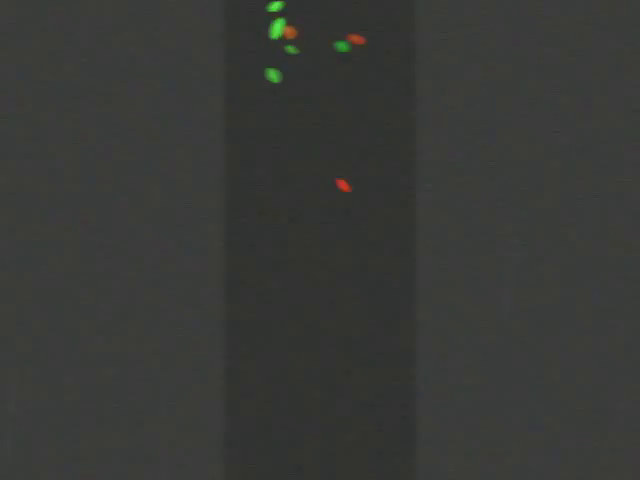
#> input picture frame 36 of Seed Validation/seed_video_falling.mp4, 640 x 480 px
$ python mask_detection.py
#> lines starting #> are read from the running program, lines starting #| are printed output that depends on the picture; after the words box and inside, x2 and y2 are one past the last pixel; in counts of white or black regions, pixels touching at a corner belong together
import cv2
import numpy as np
import requests

VIDEO_PATH = "seed_video_falling.mp4"

API_URL = "http://127.0.0.1:5000/api/seed_event"
TUBE_ID = 1

MIN_AREA = 60
MAX_AREA = 2000
DETECTION_LINE_Y = 350

LOWER_GREEN = np.array([40, 120, 80])
UPPER_GREEN = np.array([80, 255, 255])

cap = cv2.VideoCapture(VIDEO_PATH)

green_count = 0
counted_ids = set()

while True:

    ret, frame = cap.read()
#> frame is the input picture: shape (480, 640, 3); mean B, G, R 55.8, 57.8, 56.6

    if not ret:
        cap.set(cv2.CAP_PROP_POS_FRAMES, 0)
        continue

    blurred = cv2.GaussianBlur(frame, (5, 5), 0)
    hsv = cv2.cvtColor(blurred, cv2.COLOR_BGR2HSV)
#> hsv: shape (480, 640, 3); mean H, S, V 46.7, 10.9, 57.9

    mask = cv2.inRange(hsv, LOWER_GREEN, UPPER_GREEN)
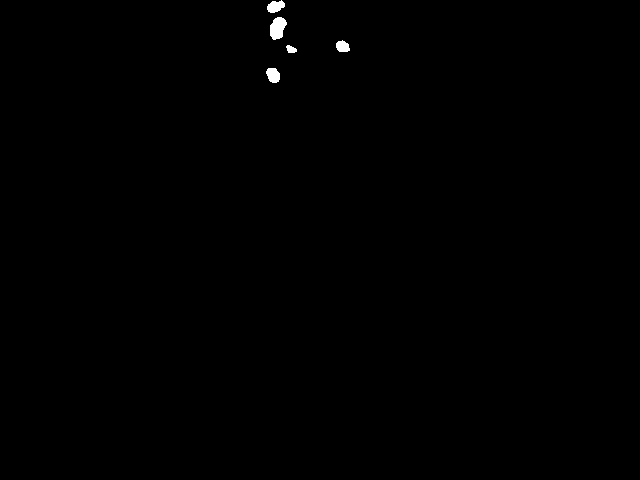
#> mask: shape (480, 640); 0.26% white; 5 white regions, box (x1, y1, x2, y2) and area: (270, 17, 287, 40) 281, (266, 68, 280, 83) 164, (267, 0, 285, 13) 161, (336, 40, 350, 52) 128, (286, 45, 297, 53) 62

    kernel = np.ones((3, 3), np.uint8)

    mask = cv2.morphologyEx(mask, cv2.MORPH_OPEN, kernel)
#> mask: shape (480, 640); 0.26% white; 5 white regions, box (x1, y1, x2, y2) and area: (270, 17, 287, 40) 281, (266, 68, 280, 83) 164, (267, 1, 285, 13) 160, (336, 41, 350, 52) 127, (287, 45, 297, 53) 60
    mask = cv2.morphologyEx(mask, cv2.MORPH_CLOSE, kernel)
#> mask: shape (480, 640); 0.26% white; 5 white regions

    contours, _ = cv2.findContours(mask, cv2.RETR_EXTERNAL, cv2.CHAIN_APPROX_SIMPLE)
#> contours = 5 contours; box (x1, y1, x2, y2) and area: (270, 17, 287, 40) 252, (267, 0, 285, 13) 144, (266, 68, 280, 83) 142, (336, 41, 350, 52) 108, (287, 45, 297, 53) 46

    for cnt in contours:

        area = cv2.contourArea(cnt)

        if area < MIN_AREA or area > MAX_AREA:
            continue

        x, y, w, h = cv2.boundingRect(cnt)

        cv2.rectangle(frame, (x, y), (x + w, y + h), (0, 255, 0), 2)

        if y < DETECTION_LINE_Y < y + h:

            blob_id = (x, y, w, h)

            if blob_id not in counted_ids:

                green_count += 1
                counted_ids.add(blob_id)

                raw_event = {
                    "tube_id": TUBE_ID,
                    "seed_count": 1
                }

                try:
                    requests.post(API_URL, json=raw_event)
                except:
                    pass
#> this loop made 5 passes
#> (area, x, y, w, h) on passes 1, 3, 4, 5: (142.5, 266, 68, 14, 15), (108, 336, 41, 14, 11), (252, 270, 17, 17, 23), (143.5, 267, 0, 18, 13)
#> area on pass 2: 46
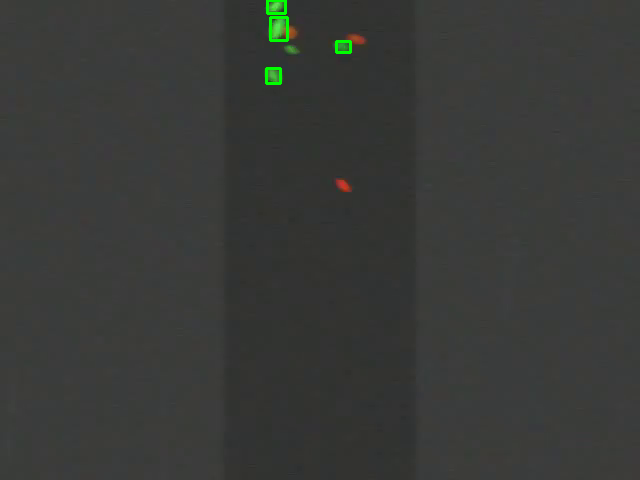
#> frame: shape (480, 640, 3); 0.23% of pixels changed, all inside (x1, y1, x2, y2) = (265, 0, 352, 85)
#> after the loop, counted_ids = 0 items; green_count = 0

    cv2.line(frame, (0, DETECTION_LINE_Y),
             (frame.shape[1], DETECTION_LINE_Y),
             (255, 0, 0), 2)

    cv2.putText(frame,
                f"Green Seeds: {green_count}",
                (20, 40),
                cv2.FONT_HERSHEY_SIMPLEX,
                1,
                (0, 255, 0),
                2)
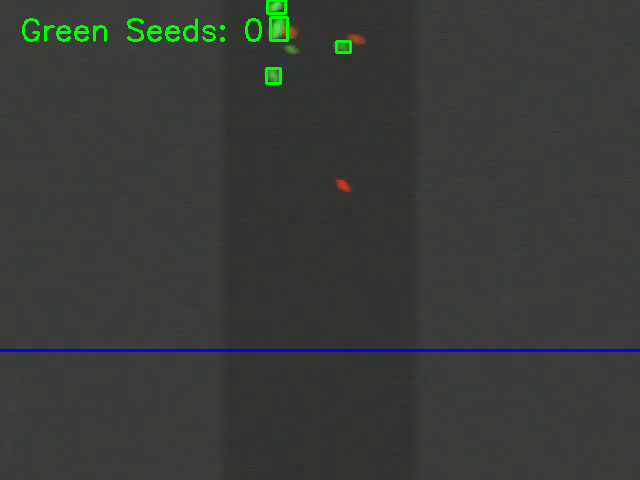
#> frame: shape (480, 640, 3); mean B, G, R 56.6, 58.9, 55.8

    cv2.imshow("Green Seed Detection", frame)
    cv2.imshow("Mask", mask)

    if cv2.waitKey(1) & 0xFF == ord("q"):
#> (key q is pressed here)
        break

cap.release()
cv2.destroyAllWindows()

$ run again, starting later in the video
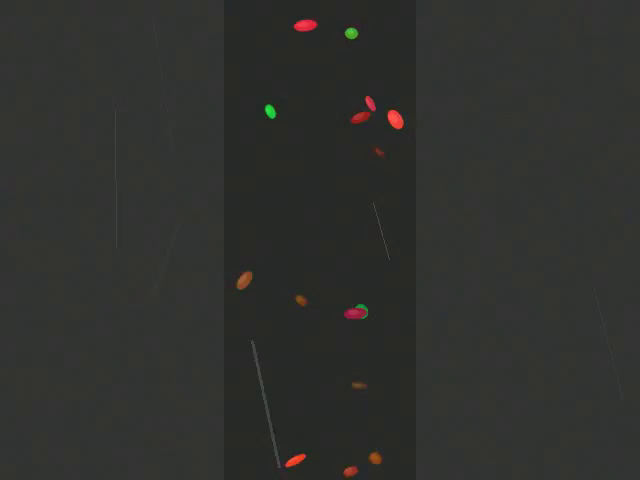
#> input picture frame 162 of Seed Validation/seed_video_falling.mp4, 640 x 480 px
#> frame is the input picture: shape (480, 640, 3); mean B, G, R 46.5, 48.7, 47.9
#> hsv: shape (480, 640, 3); mean H, S, V 49.5, 15, 49.4
#> `mask = cv2.inRange(hsv, LOWER_GREEN, UPPER_GREEN)`:
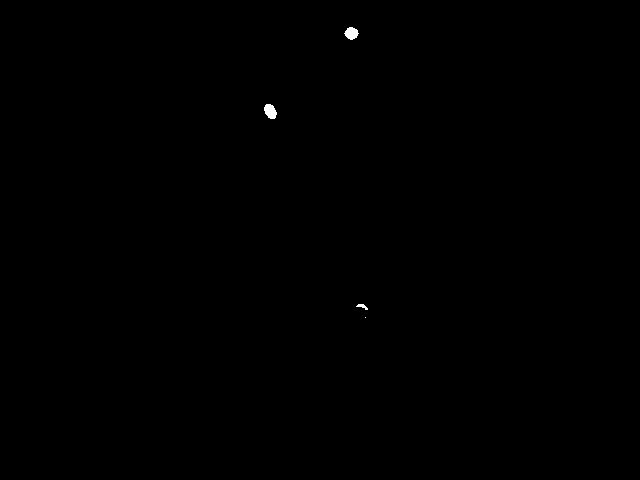
#> mask: shape (480, 640); 0.1% white; 4 white regions (1 under 20 px), largest, box (x1, y1, x2, y2) and area: (264, 104, 277, 119) 142, (344, 27, 359, 40) 132, (356, 304, 368, 310) 35
#> contours = 3 contours, 1 with area under 20; largest, box (x1, y1, x2, y2) and area: (264, 104, 277, 119) 122, (345, 27, 358, 40) 112
#> the loop `for cnt in contours: ` made 3 passes
#> (area, x, y, w, h) on passes 2 to 3: (122, 264, 104, 13, 15), (111.5, 345, 27, 13, 13)
#> after the loop `for cnt in contours:`: counted_ids = 0 items; green_count = 0
#> `cv2.putText(frame, f"Green Seeds: {green_count}", (20, 40), cv2.FONT_H..`:
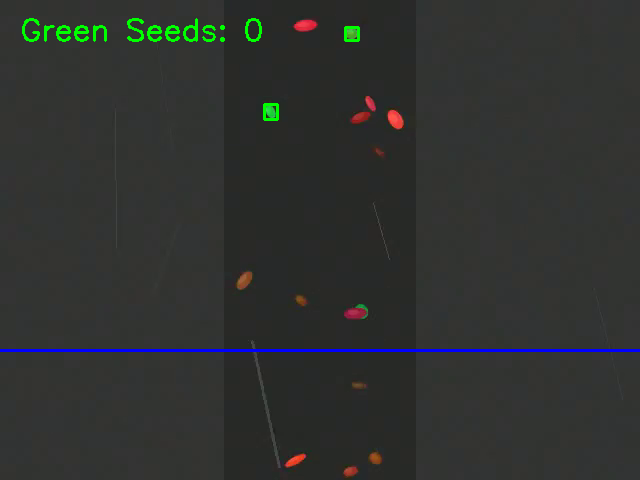
#> frame: shape (480, 640, 3); mean B, G, R 47.5, 49.7, 47.3
